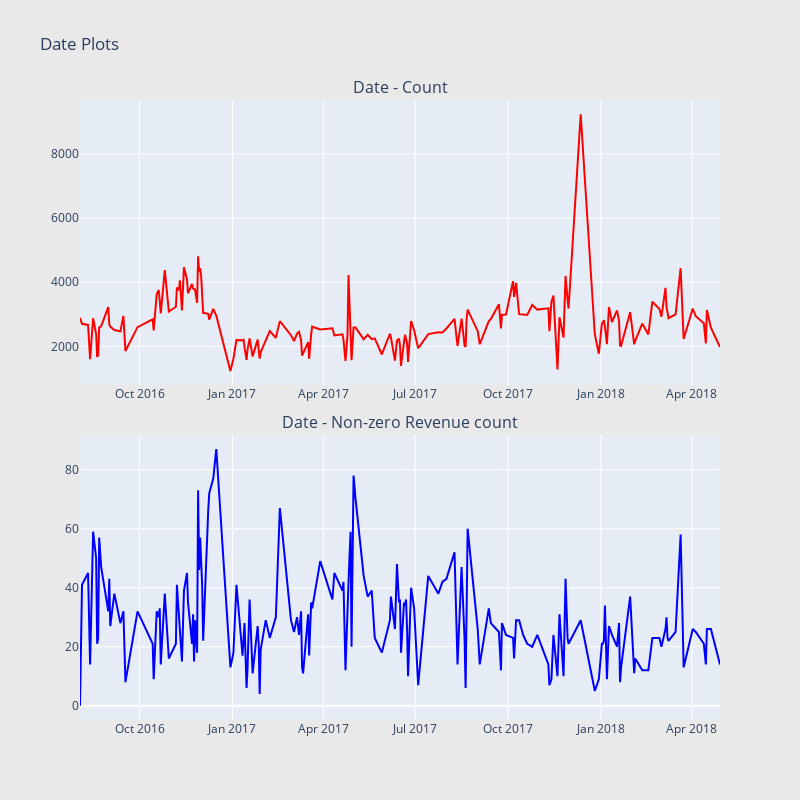

Notebook source saved alongside this figure:
### Markdown cell above
Inferences:
* Device browser distribution looks similar on both the general count and the count of non-zero revenue plots, except for a possibly smaller percentage of Safari users in the non-zero revenue plot.
* On the device category front, Desktop seems to have higher percentage of non-zero revenue counts compared to mobile devices.
* As for the Device operating system distribution, although the number of counts is bigger for Windows, the number of counts where revenue is not zero is more for Macintosh. This could suggest that Macintosh users will spend more.
* Chrome OS also has a bit higher percentage of non-zero revenue counts.
* On the mobile OS side, looks like Android users are visiting the most, but the iOS users are producing more frequent non-zero revenue.

**Date Exploration:**

### Code cell
import datetime

def scatter_plot(cnt_srs, color):
    trace = go.Scatter(
        x=cnt_srs.index[::-1],
        y=cnt_srs.values[::-1],
        showlegend=False,
        marker=dict(
            color=color,
        ),
    )
    return trace

train_df['date'] = train_df['date'].apply(lambda x: datetime.date(int(str(x)[:4]), int(str(x)[4:6]), int(str(x)[6:])))
cnt_srs = train_df.groupby('date')['totals.transactionRevenue'].agg(['size', 'count'])
cnt_srs.columns = ["count", "count of non-zero revenue"]
cnt_srs = cnt_srs.sort_index()
#cnt_srs.index = cnt_srs.index.astype('str')
trace1 = scatter_plot(cnt_srs["count"], 'red')
trace2 = scatter_plot(cnt_srs["count of non-zero revenue"], 'blue')

fig = tools.make_subplots(rows=2, cols=1, vertical_spacing=0.08,
                          subplot_titles=["Date - Count", "Date - Non-zero Revenue count"])
fig.append_trace(trace1, 1, 1)
fig.append_trace(trace2, 2, 1)
fig['layout'].update(height=800, width=800, paper_bgcolor='rgb(233,233,233)', title="Date Plots")
py.iplot(fig, filename='date-plots')

### Figure 1 — Plotly figure (JSON) as saved in the notebook; plotly's stock layout.template omitted (floating-point values rounded to 4 significant figures; data arrays with more than 128 entries replaced by an {"elided": "..."} marker saying what was removed)
{"data": [{"marker": {"color": "red"}, "showlegend": false, "type": "scatter", "x": {"elided": "183 str values"}, "xaxis": "x", "y": {"elided": "183 int values"}, "yaxis": "y"}, {"marker": {"color": "blue"}, "showlegend": false, "type": "scatter", "x": {"elided": "183 str values"}, "xaxis": "x2", "y": {"elided": "183 int values"}, "yaxis": "y2"}], "layout": {"annotations": [{"font": {"size": 16}, "showarrow": false, "text": "Date - Count", "x": 0.5, "xanchor": "center", "xref": "paper", "y": 1, "yanchor": "bottom", "yref": "paper"}, {"font": {"size": 16}, "showarrow": false, "text": "Date - Non-zero Revenue count", "x": 0.5, "xanchor": "center", "xref": "paper", "y": 0.46, "yanchor": "bottom", "yref": "paper"}], "height": 800, "paper_bgcolor": "rgb(233,233,233)", "title": {"text": "Date Plots"}, "width": 800, "xaxis": {"anchor": "y", "domain": [0, 1]}, "xaxis2": {"anchor": "y2", "domain": [0, 1]}, "yaxis": {"anchor": "x", "domain": [0.54, 1]}, "yaxis2": {"anchor": "x2", "domain": [0, 0.46]}}}
